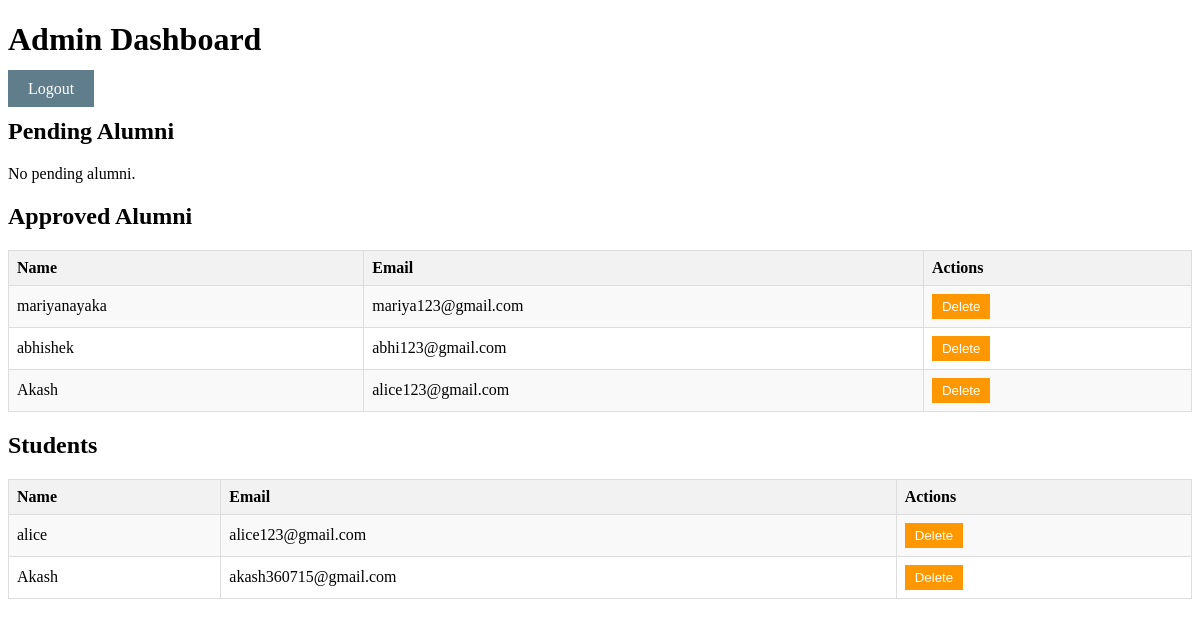
The app's page /admin/dashboard (signed in) with its own data.
### tables this page shows
CREATE TABLE alumni (
            alumni_id INTEGER PRIMARY KEY AUTOINCREMENT,
            name TEXT,
            email TEXT UNIQUE,
            password TEXT,
            job TEXT,
            company TEXT,
            course TEXT,
            batch INTEGER,
            status TEXT DEFAULT 'pending'
        );

CREATE TABLE students (
            student_id INTEGER PRIMARY KEY AUTOINCREMENT,
            name TEXT,
            email TEXT UNIQUE,
            password TEXT,
            branch TEXT,
            college_id TEXT UNIQUE
        );

### app.py (the view)
@app.route('/admin/dashboard')
def admin_dashboard():
    if 'admin_id' not in session:
        return redirect(url_for('admin_login'))
    with sqlite3.connect('alumni.db') as conn:
        c = conn.cursor()
        c.execute("SELECT * FROM alumni WHERE status = 'pending'")
        pending_alumni = c.fetchall()
        c.execute("SELECT * FROM alumni WHERE status = 'approved'")
        approved_alumni = c.fetchall()
        c.execute("SELECT * FROM students")
        students = c.fetchall()
    return render_template('admin_dashboard.html', pending_alumni=pending_alumni, approved_alumni=approved_alumni, students=students)

### templates/admin_dashboard.html (shortened to what this page needs)
<!DOCTYPE html>
<html>
<head>
</head>
<body>
    <h1>Admin Dashboard</h1>
    <a href="{{ url_for('logout') }}" class="logout-btn">Logout</a>
    <h2>Pending Alumni</h2>
    {% if pending_alumni %}
        <table>
            <tr>
                <th>Name</th>
                <th>Email</th>
                <th>Actions</th>
            </tr>
            {% for alum in pending_alumni %}
                <tr>
                    <td>{{ alum[1] }}</td>
                    <td>{{ alum[2] }}</td>
                    <td>
                        <button class="action-btn approve-btn" onclick="window.location.href='{{ url_for('admin_approve', alumni_id=alum[0]) }}'">Approve</button>
                        <button class="action-btn reject-btn" onclick="window.location.href='{{ url_for('admin_reject', alumni_id=alum[0]) }}'">Reject</button>
                        <button class="action-btn delete-btn" onclick="if(confirm('Are you sure you want to delete {{ alum[1] }}?')) window.location.href='{{ url_for('admin_delete_alumni', alumni_id=alum[0]) }}'">Delete</button>
                    </td>
                </tr>
            {% endfor %}
        </table>
    {% else %}
        <p>No pending alumni.</p>
    {% endif %}
    <h2>Approved Alumni</h2>
    {% if approved_alumni %}
        <table>
            <tr>
                <th>Name</th>
                <th>Email</th>
                <th>Actions</th>
            </tr>
            {% for alum in approved_alumni %}
                <tr>
                    <td>{{ alum[1] }}</td>
                    <td>{{ alum[2] }}</td>
                    <td>
                        <button class="action-btn delete-btn" onclick="if(confirm('Are you sure you want to delete {{ alum[1] }}?')) window.location.href='{{ url_for('admin_delete_alumni', alumni_id=alum[0]) }}'">Delete</button>
                    </td>
                </tr>
            {% endfor %}
        </table>
    {% else %}
        <p>No approved alumni.</p>
    {% endif %}
    <h2>Students</h2>
    {% if students %}
        <table>
            <tr>
                <th>Name</th>
                <th>Email</th>
                <th>Actions</th>
            </tr>
            {% for student in students %}
                <tr>
                    <td>{{ student[1] }}</td>
                    <td>{{ student[2] }}</td>
                    <td>
                        <button class="action-btn delete-btn" onclick="if(confirm('Are you sure you want to delete {{ student[1] }}?')) window.location.href='{{ url_for('admin_delete_student', student_id=student[0]) }}'">Delete</button>
                    </td>
                </tr>
            {% endfor %}
        </table>
    {% else %}
        <p>No students.</p>
    {% endif %}
</body>
</html>

### templates/admin_dashboard.html (style rules this page uses)
table { width: 100%; border-collapse: collapse; margin: 20px 0; }
th, td { border: 1px solid #ddd; padding: 8px; text-align: left; }
th { background-color: #f2f2f2; }
tr:nth-child(even) { background-color: #f9f9f9; }
.action-btn { padding: 5px 10px; margin-right: 5px; cursor: pointer; }
.delete-btn { background-color: #ff9800; color: white; border: none; }
.logout-btn { background-color: #607d8b; color: white; padding: 10px 20px; text-decoration: none; border: none; cursor: pointer; }

### records on screen
alumni: name "mariyanayaka", email "mariya123@gmail.com"
alumni: name "abhishek", email "abhi123@gmail.com"
alumni: name "Akash", email "alice123@gmail.com"
students: name "alice", email "alice123@gmail.com"
students: name "Akash", email "akash360715@gmail.com"
